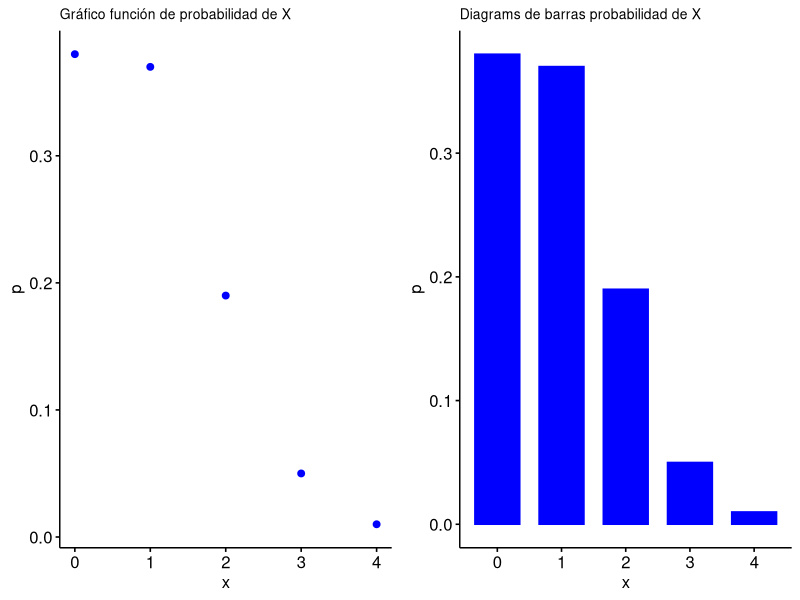
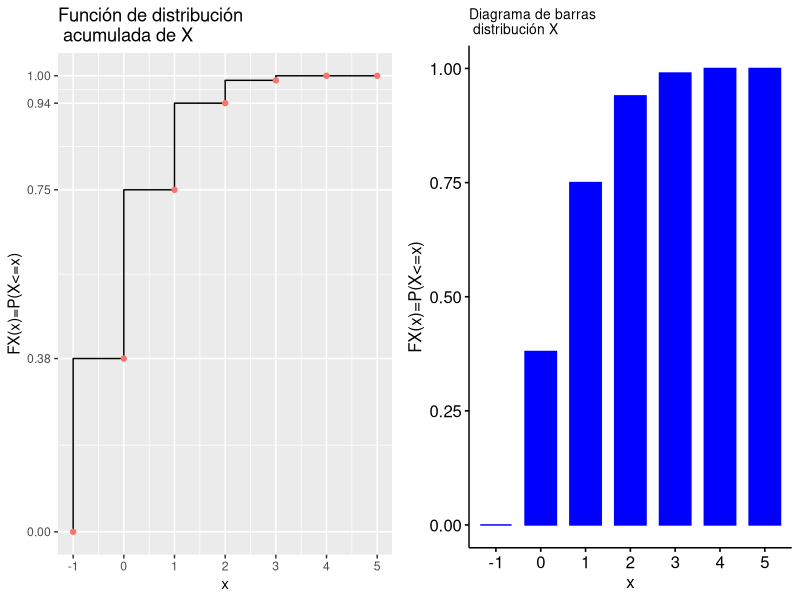
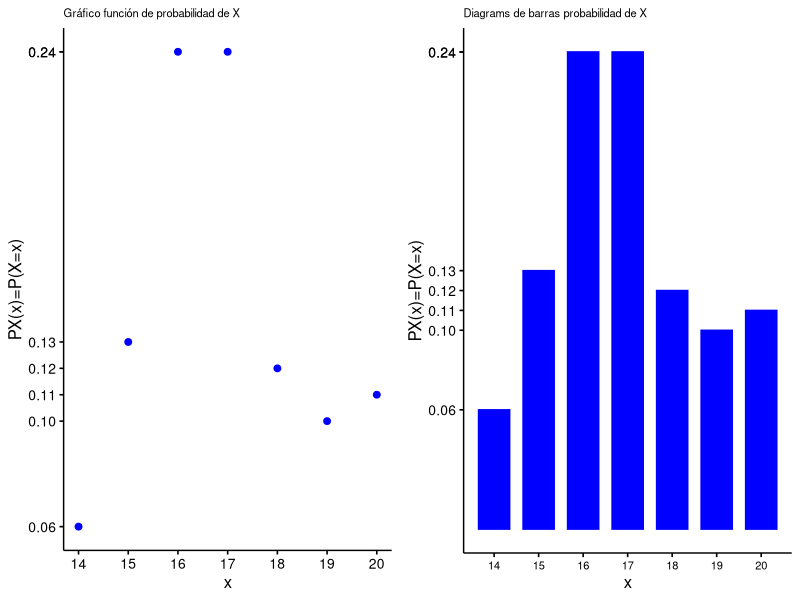
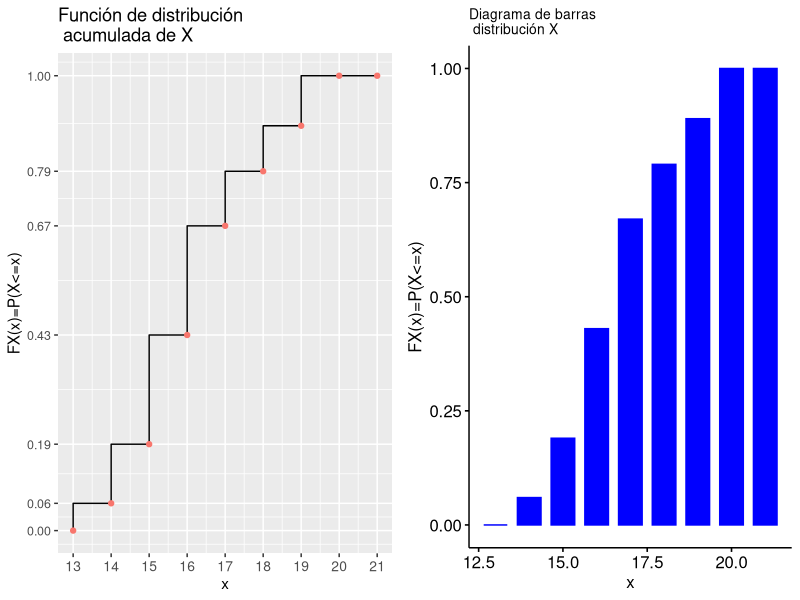

Write R code to recreate these figures, in order.
## ---- chunk 1
options(scipen=999)
library(tidyverse)
library("ggpubr")
## ---- chunk 2
df=data.frame(x=0:4,p=c(0.38,0.37, 0.19 , 0.05 , 0.01))
probability_plot1= ggscatter(df,x="x",y="p",color="blue")+labs(title="Gráfico función de probabilidad de X")+ theme(plot.title = element_text(size=10))

bar_plot1 <- ggbarplot(df, x = "x", y = "p", color = "blue",fill="blue")+labs(title="Diagrams de barras probabilidad de X")+ theme(plot.title = element_text(size=10))
ggarrange(probability_plot1,bar_plot1,ncol=2)
## ---- chunk 3
p0=c(0.38,0.37, 0.19 , 0.05 , 0.01)
x0=0:4
m=sum(p0*x0)
x2=sum(p0*x0^2)
m2=m^2
var=x2-m^2
p=c(0,0.38,0.37, 0.19 , 0.05 , 0.01,0)
df=data.frame(x=c(-1,0:5),p=p,F=cumsum(p))
F_plot1= ggplot()+ geom_step(data=df, mapping=aes(x=x, y=F), direction="vh", linetype=1) +
geom_point(data=df, mapping=aes(x=x, y=F, color="red")) +  labs(title="Función de distribución\n acumulada de X",y="FX(x)=P(X<=x)")+scale_x_continuous(name="x", breaks=df$x) +
  scale_y_continuous(name="FX(x)=P(X<=x)", breaks=df$F[c(1:4,7)])+ theme(legend.position="none")

 
bar_F_plot1 <- ggbarplot(df, x = "x", y = "F", color = "blue",fill="blue")+
  labs(title="Diagrama de barras\n distribución X",y="FX(x)=P(X<=x)")+ theme(plot.title = element_text(size=10))

ggarrange(F_plot1,bar_F_plot1,ncol=2)
## ---- chunk 4
df=data.frame(x=14:20,p=c(0.06, 0.13 , 0.24, 0.24 ,0.12 ,0.1 ,0.11))
probability_plot1= ggscatter(df,x="x",y="p",color="blue")+labs(title="Gráfico función de probabilidad de X")+ theme(plot.title = element_text(size=8))+scale_x_continuous(name="x", breaks=df$x) +
  scale_y_continuous(name="PX(x)=P(X=x)", breaks=df$p)+theme(axis.text.x = element_text(size=10),
          axis.text.y = element_text(size=9))+theme(axis.text.x = element_text(size=10),
          axis.text.y = element_text(size=10))

bar_plot1 <- ggbarplot(df, x = "x", y = "p", color = "blue",fill="blue")+labs(title="Diagrams de barras probabilidad de X")+ theme(plot.title = element_text(size=8))+scale_x_continuous(name="x", breaks=df$x) +
  scale_y_continuous(name="PX(x)=P(X=x)", breaks=df$p)+theme(axis.text.x = element_text(size=10),
          axis.text.y = element_text(size=10))+theme(axis.text.x = element_text(size=8),
          axis.text.y = element_text(size=10))



ggarrange(probability_plot1,bar_plot1,ncol=2)
## ---- chunk 5
p0=c(0.06, 0.13 , 0.24, 0.24 ,0.12 ,0.1 ,0.11)
x0=14:20
m=sum(p0*x0)
x2=sum(p0*x0^2)
m2=m^2
var=x2-m^2
p=c(0,p0,0)
df=data.frame(x=c(13:21),p=p,F=cumsum(p))
F_plot1= ggplot()+ geom_step(data=df, mapping=aes(x=x, y=F), direction="vh", linetype=1) +
geom_point(data=df, mapping=aes(x=x, y=F, color="red")) +  labs(title="Función de distribución\n acumulada de X",y="FX(x)=P(X<=x)")+scale_x_continuous(name="x", breaks=df$x) +
  scale_y_continuous(name="FX(x)=P(X<=x)", breaks=df$F[c(1:6,8)])+ theme(legend.position="none")+theme(axis.text.x = element_text(size=10), axis.text.y = element_text(size=9))

bar_F_plot1 <- ggbarplot(df, x = "x", y = "F", color = "blue",fill="blue")+
  labs(title="Diagrama de barras\n distribución X",y="FX(x)=P(X<=x)")+ theme(plot.title = element_text(size=10))

ggarrange(F_plot1,bar_F_plot1,ncol=2)
## ---- chunk 6
p=0.15
m=(1-p)/p
sigma=(1-p)/(p^2)
## ---- chunk 7
m=-1000*0.8+10000*0.2
m
x2=(-1000)^2*0.8+(10000)^2*0.2
x2
m2=m^2
m2
sigma2=x2-m2
sigma2
sigma=sqrt(sigma2)
sigma
## ---- chunk 8
m=-500*0.25+500*0.3+10000*0.45
m
x2=(-500)^2*0.25+500^2*0.3+10000^2*0.45
x2
m2=m^2
m2
sigma2=x2-m2
sigma2
sigma=sqrt(sigma2)
sigma
## ---- chunk 9
ppois(20,lambda = 13)
1-ppois(20,lambda = 13)
